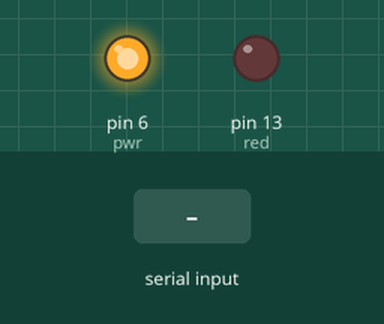
Bench run of a sketch on a simulated Arduino Uno, built with avr-gcc and run on an emulated ATmega328P. On the bench: output pins drawn as LEDs (lit = HIGH). Dashed ring = blinking. The test bench sets the inputs (shaded band).

Above: at 1.2 s.
1.3 s: "2" received over Serial
At 1.7 s:
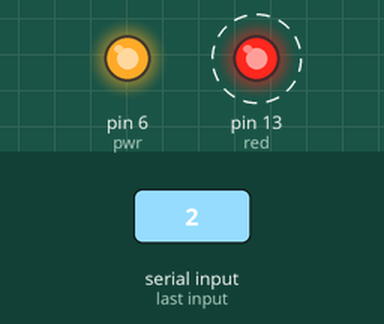
4.3 s: "1" received over Serial
At 7.0 s:
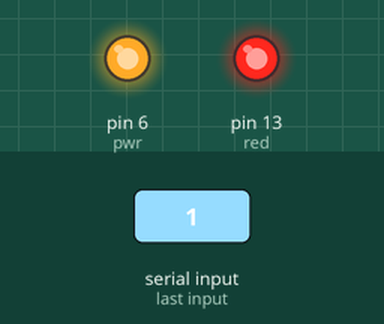
Timing chart, 0 to 11.8 s (numbered marks = the images above; inputs shaded):
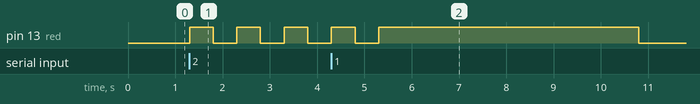

The sketch:

sketch_dec29a.ino
```cpp
///set pin numbers for leds

//power indicator led
int pwr = 6;

//controlled leds

int red = 13;


///set baudrate for serial connection
int baud = 9600;

///set delay time: 1 second
int time = 5000;

void setup()
{
  //set pinmode and turn on power led
  pinMode(pwr, OUTPUT);
  digitalWrite(pwr, HIGH);

  //start serial
  Serial.begin(baud);

  //set pinmode for controlled leds
  pinMode(red, OUTPUT);

}

// the loop routine runs over and over and over and over
void loop()
//loop constantly scans for serial input
{
  //when connection is more than 1 begin if statements
  if (Serial.available() > 0)
  {
    //read serial input value
    int val = Serial.read();
    //begin if statement

    if (val == '1')
    {
      digitalWrite(red, HIGH);
      delay(time);
      digitalWrite(red, LOW);
    }

        if (val == '2')
    {
      digitalWrite(red, HIGH);
      delay(500);
      digitalWrite(red, LOW);
      delay(500);
      digitalWrite(red, HIGH);
      delay(500);
      digitalWrite(red, LOW);
      delay(500);
      digitalWrite(red, HIGH);
      delay(500);
      digitalWrite(red, LOW);
      delay(500);
      digitalWrite(red, HIGH);
      delay(500);
      digitalWrite(red, LOW);
      delay(500);
      digitalWrite(red, HIGH);
      delay(500);
      digitalWrite(red, LOW);
    }

       if (val == '3')
    {
      Serial.print('37 C');
    }
    }
    //flush the serial value
    Serial.flush();
  }
```

Measured:
- after the input at 1.3 s, pin 13 (red): alternates HIGH for 0.50 s and LOW for 0.50 s, starting at once
